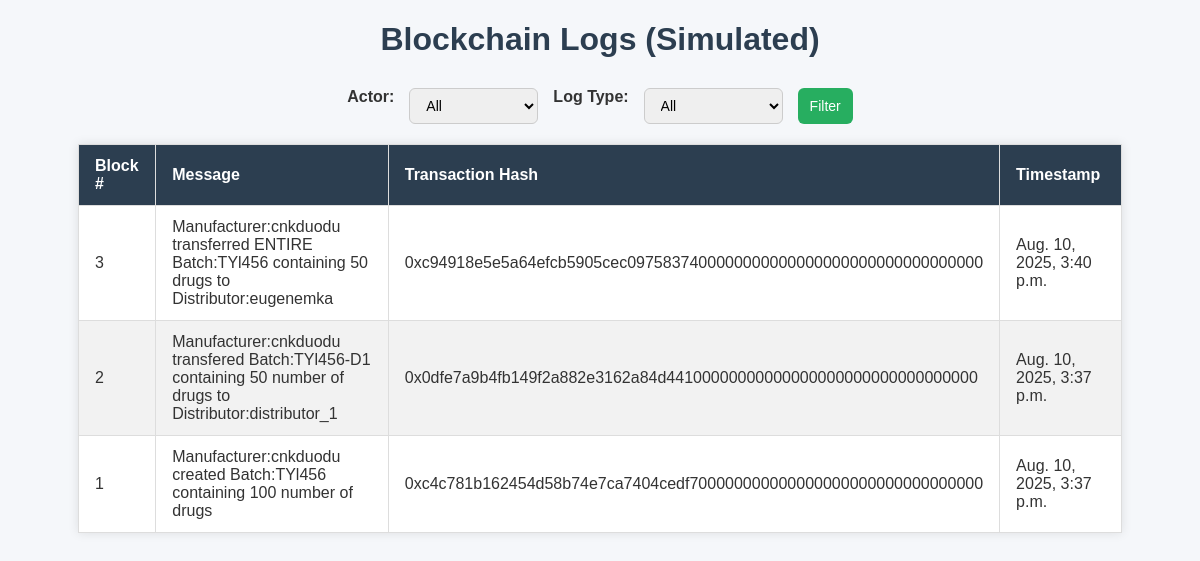
The page /logs/ on the database as committed earlier.
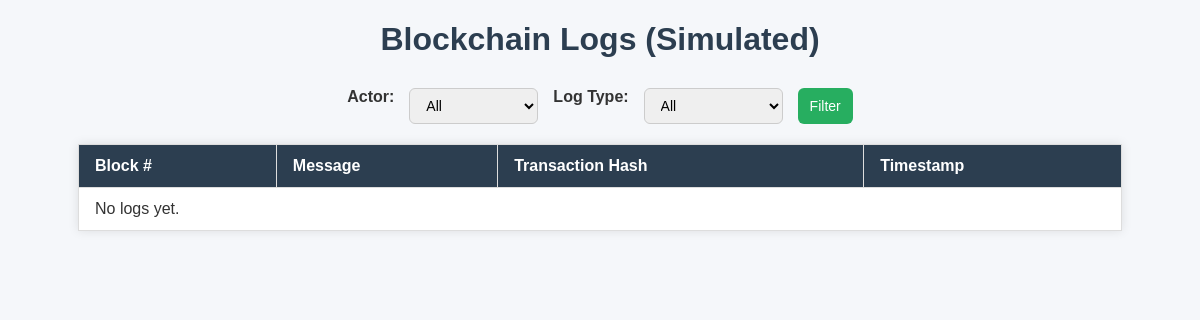
The same page on the database as committed later.
### contract/models.py (models this page shows, shortened)
class BlockchainLog(models.Model):
    ACTOR_CHOICES = [
        ('manufacturer', 'Manufacturer'),
        ('distributor', 'Distributor'),
        ('pharmacy', 'Pharmacy'),
        ('admin', 'Admin'),
    ]
    LOG_TYPE_CHOICES = [
        ('creation', 'Batch Creation'),
        ('transfer', 'Drug Transfer'),
        ('verification', 'Verification'),
        ('general', 'General'),
    ]
    message = models.TextField()
    block_number = models.IntegerField(blank=True)
    tx_hash = models.CharField(max_length=66, unique=True)
    timestamp = models.DateTimeField(default=timezone.now)
    actor = models.CharField(max_length=20, choices=ACTOR_CHOICES, default='admin')
    log_type = models.CharField(max_length=20, choices=LOG_TYPE_CHOICES, default='general')

### contract/views.py (the view)
# urls.py: path('', views.logs_view, name='logs_view'),
def logs_view(request):
    actor = request.GET.get('actor')
    log_type = request.GET.get('log_type')
    logs = BlockchainLog.objects.all()
    if actor:
        logs = logs.filter(actor=actor)
    if log_type:
        logs = logs.filter(log_type=log_type)
    logs = logs.order_by('-block_number')  # Latest first
    return render(request, 'contract/logs.html', {
        'logs': logs,
        'selected_actor': actor,
        'selected_log_type': log_type,
    })

### contract/templates/contract/logs.html (shortened to what this page needs)
<!DOCTYPE html>
{% load static %}
<html>
<head>
    <link rel="stylesheet" href="{% static 'contract/css/style.css' %}">
</head>
<body>
    <h1>Blockchain Logs (Simulated)</h1>
    <form method="get" style="margin-bottom: 20px;">
        <label for="actor">Actor:</label>
        <select name="actor" id="actor">
            <option value="">All</option>
        </select>
        <label for="log_type">Log Type:</label>
        <select name="log_type" id="log_type">
            <option value="">All</option>
        </select>
        <button type="submit">Filter</button>
    </form>
    <table border="1">
        <thead>
            <tr>
                <th>Block #</th>
                <th>Message</th>
                <th>Transaction Hash</th>
                <th>Timestamp</th>
            </tr>
        </thead>
        <tbody>
            {% for log in logs %}
                <tr>
                    <td>{{ log.block_number }}</td>
                    <td>{{ log.message }}</td>
                    <td>{{ log.tx_hash }}</td>
                    <td>{{ log.timestamp }}</td>
                </tr>
            {% empty %}
                <tr><td colspan="4">No logs yet.</td></tr>
            {% endfor %}
        </tbody>
    </table>
</body>
</html>

### static/contract/css/style.css (style rules this page uses)
body { font-family: Arial, sans-serif; background-color: #f5f7fa; margin: 20px; padding: 0; color: #333; }
h1 { text-align: center; color: #2c3e50; margin-bottom: 30px; }
form { display: flex; justify-content: center; gap: 15px; flex-wrap: wrap; margin-bottom: 30px; }
form label { font-weight: bold; }
form select, form button { padding: 8px 12px; border: 1px solid #ccc; border-radius: 6px; font-size: 14px; }
form button { background-color: #27ae60; color: white; border: none; cursor: pointer; }
table { width: 90%; margin: 0 auto; border-collapse: collapse; background-color: white; box-shadow: 0 0 10px rgba(0, 0, 0, 0.1); }
table thead { background-color: #2c3e50; color: white; }
table th, table td { padding: 12px 16px; border: 1px solid #ddd; text-align: left; }

Rows that differ between the two databases and show on the page:
removed BlockchainLog: block_number "3", message "Manufacturer:cnkduodu transferred ENTIRE Batch:TYl456 containing 50 drugs to Distributor:eugenemka", tx_hash "0xc94918e5e5a64efcb5905cec0975837400000000000000000000000000000000", timestamp "Aug. 10, 2025, 3:40 p.m."
removed BlockchainLog: block_number "2", message "Manufacturer:cnkduodu transfered Batch:TYl456-D1 containing 50 number of drugs to Distributor:distributor_1", tx_hash "0x0dfe7a9b4fb149f2a882e3162a84d44100000000000000000000000000000000", timestamp "Aug. 10, 2025, 3:37 p.m."
removed BlockchainLog: block_number "1", message "Manufacturer:cnkduodu created Batch:TYl456 containing 100 number of drugs", tx_hash "0xc4c781b162454d58b74e7ca7404cedf700000000000000000000000000000000", timestamp "Aug. 10, 2025, 3:37 p.m."
Other text that changed with them:
text now shown: "No logs yet."
